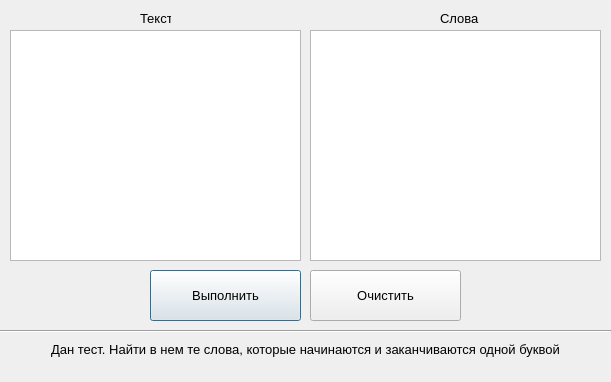
<?xml version="1.0" encoding="UTF-8"?>
<ui version="4.0">
 <class>Dialog</class>
 <widget class="QDialog" name="Dialog">
  <property name="geometry">
   <rect>
    <x>0</x>
    <y>0</y>
    <width>611</width>
    <height>382</height>
   </rect>
  </property>
  <property name="minimumSize">
   <size>
    <width>611</width>
    <height>382</height>
   </size>
  </property>
  <property name="maximumSize">
   <size>
    <width>611</width>
    <height>382</height>
   </size>
  </property>
  <property name="windowTitle">
   <string>Dialog</string>
  </property>
  <widget class="QTextEdit" name="textEdit_words">
   <property name="enabled">
    <bool>true</bool>
   </property>
   <property name="geometry">
    <rect>
     <x>310</x>
     <y>30</y>
     <width>291</width>
     <height>231</height>
    </rect>
   </property>
   <property name="font">
    <font>
     <family>Segoe UI</family>
     <pointsize>10</pointsize>
    </font>
   </property>
   <property name="readOnly">
    <bool>true</bool>
   </property>
  </widget>
  <widget class="QTextEdit" name="textEdit_text">
   <property name="geometry">
    <rect>
     <x>10</x>
     <y>30</y>
     <width>291</width>
     <height>231</height>
    </rect>
   </property>
   <property name="font">
    <font>
     <family>Segoe UI</family>
     <pointsize>10</pointsize>
    </font>
   </property>
  </widget>
  <widget class="QLabel" name="label_1">
   <property name="geometry">
    <rect>
     <x>140</x>
     <y>10</y>
     <width>31</width>
     <height>16</height>
    </rect>
   </property>
   <property name="font">
    <font>
     <family>Segoe UI</family>
     <pointsize>10</pointsize>
    </font>
   </property>
   <property name="text">
    <string>Текст</string>
   </property>
  </widget>
  <widget class="QLabel" name="label_2">
   <property name="geometry">
    <rect>
     <x>440</x>
     <y>10</y>
     <width>41</width>
     <height>16</height>
    </rect>
   </property>
   <property name="font">
    <font>
     <family>Segoe UI</family>
     <pointsize>10</pointsize>
    </font>
   </property>
   <property name="text">
    <string>Слова</string>
   </property>
  </widget>
  <widget class="QPushButton" name="btn_solve">
   <property name="geometry">
    <rect>
     <x>150</x>
     <y>270</y>
     <width>151</width>
     <height>51</height>
    </rect>
   </property>
   <property name="font">
    <font>
     <family>Segoe UI</family>
     <pointsize>10</pointsize>
    </font>
   </property>
   <property name="text">
    <string>Выполнить</string>
   </property>
  </widget>
  <widget class="QPushButton" name="btn_clear">
   <property name="geometry">
    <rect>
     <x>310</x>
     <y>270</y>
     <width>151</width>
     <height>51</height>
    </rect>
   </property>
   <property name="font">
    <font>
     <family>Segoe UI</family>
     <pointsize>10</pointsize>
    </font>
   </property>
   <property name="text">
    <string>Очистить</string>
   </property>
  </widget>
  <widget class="QLabel" name="label_task_1">
   <property name="geometry">
    <rect>
     <x>10</x>
     <y>334</y>
     <width>591</width>
     <height>31</height>
    </rect>
   </property>
   <property name="font">
    <font>
     <family>Segoe UI</family>
     <pointsize>10</pointsize>
    </font>
   </property>
   <property name="text">
    <string>&lt;html&gt;&lt;head/&gt;&lt;body&gt;&lt;p align=&quot;center&quot;&gt;Дан тест. Найти в нем те слова, которые начинаются и заканчиваются одной буквой&lt;/p&gt;&lt;/body&gt;&lt;/html&gt;</string>
   </property>
   <property name="alignment">
    <set>Qt::AlignCenter</set>
   </property>
  </widget>
  <widget class="Line" name="line">
   <property name="geometry">
    <rect>
     <x>0</x>
     <y>323</y>
     <width>611</width>
     <height>16</height>
    </rect>
   </property>
   <property name="orientation">
    <enum>Qt::Horizontal</enum>
   </property>
  </widget>
 </widget>
 <resources/>
 <connections/>
</ui>
